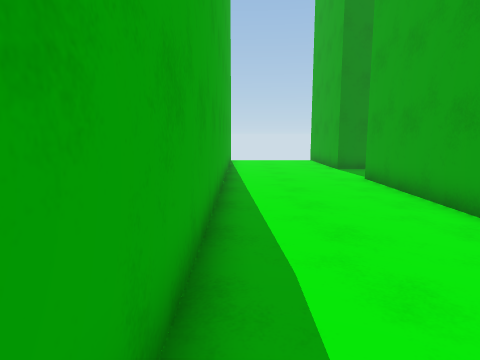
View 1 (above)

17 first-person views from a walk through a 3-D level made in the Unity game engine. The camera is 1.5 m above the floor, tilts 8° down and sees 75° across. The floor is counted in squares, 1 m on a side. Each view is taken from the middle of a square. On the plan, view 1 faces up. The plan holds only what a view shows up to about 15 squares ahead; the rest is blank. The place goes on beyond the plan. The player is left out.

View 2
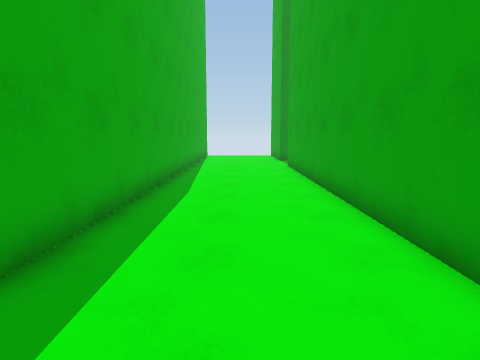

View 3
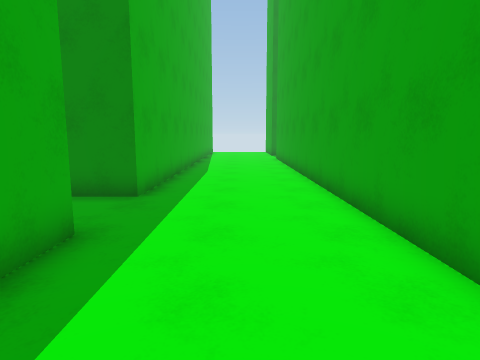

View 4
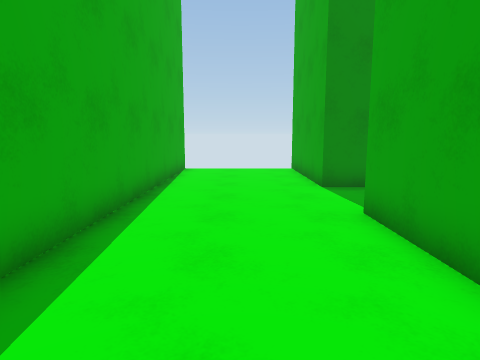

View 5
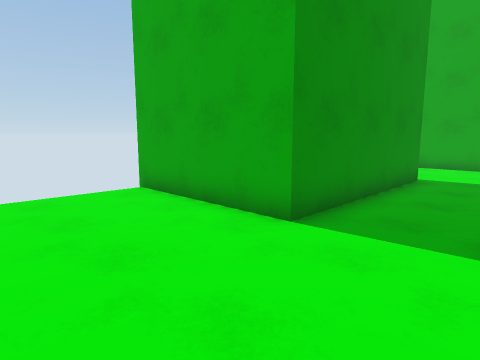

View 6
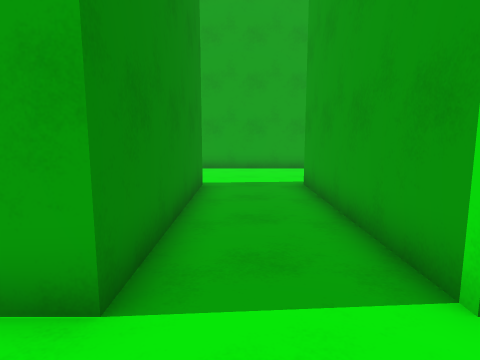

View 7
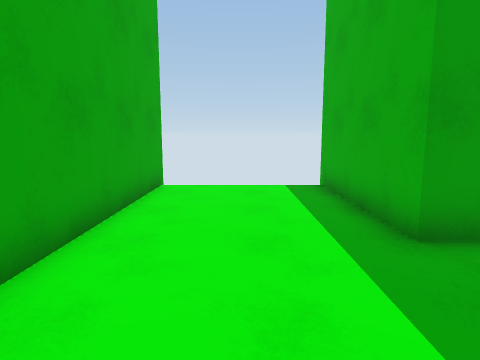

View 8
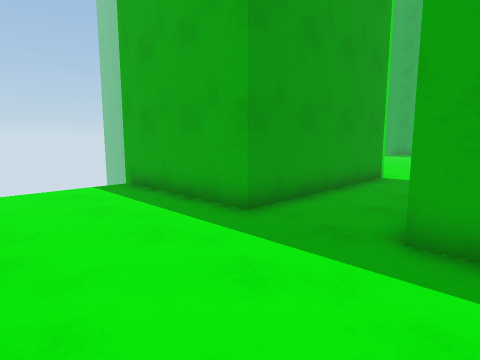

View 9
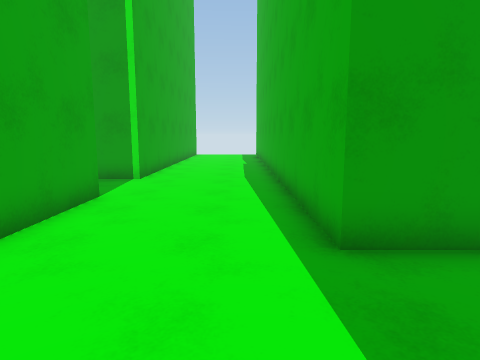

View 10
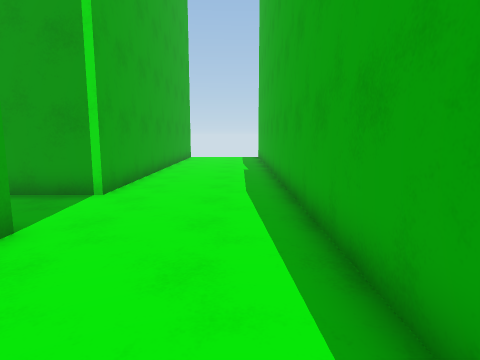

View 11
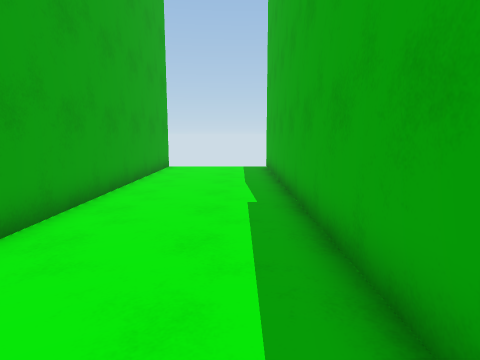

View 12
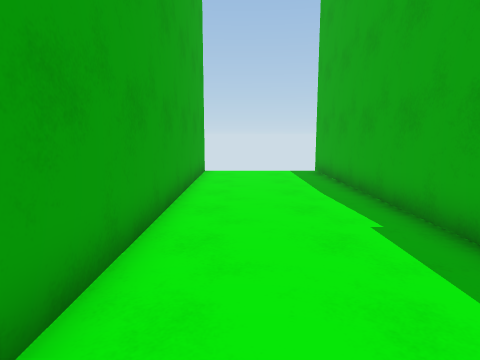

View 13
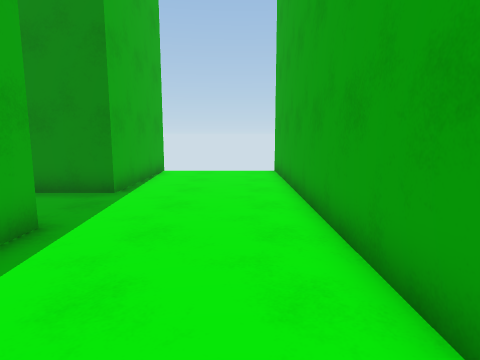

View 14
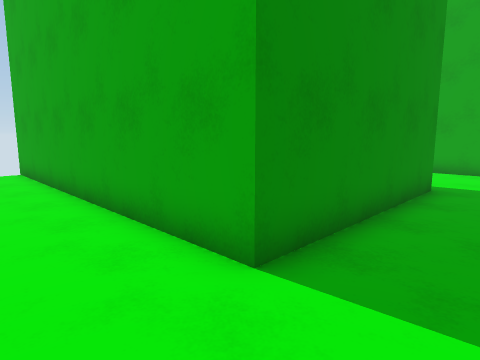

View 15
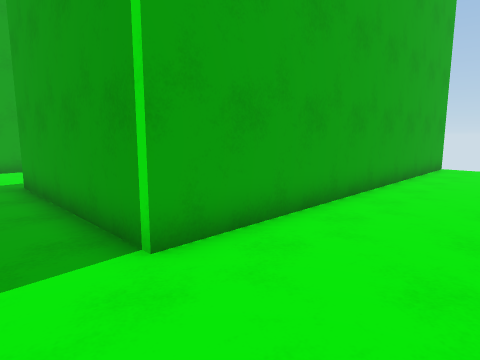

View 16
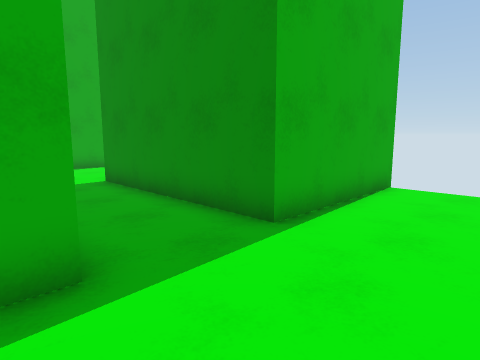

View 17
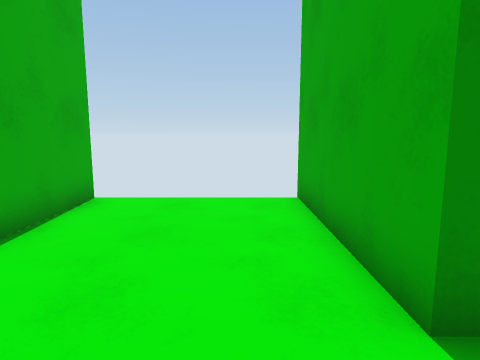

### Floor plan
Ten units are one square. View 1 is at (0, 0); x grows to the right and y downward. Boxes are objects, and circles mark ways between rooms. Rooms are numbered by the first view taken in them; rooms with no view inside come last. Other rooms are left out.
<svg viewBox="-10 -203 230 317">
<path fill="none" stroke="#000" d="M-5 53 -5 109M117 -142 44 -142 44 -198M-5 -195 -5 23M44 109 44 -110 117 -110M117 -110 117 109M215 -73 165 -73 165 -198M117 -198 117 -142M165 105 165 -41 215 -41"/>
<circle cx="115" cy="-125" r="3" fill="#2a7"/>
<text x="30" y="-50">1</text>
<text x="150" y="-50">2</text>
</svg>
Room 1 opens to room 2.

Where each view was taken, in squares from view 1:
view 1: 0 up, 0 right, facing up
view 2: 5 down, 2 right, facing up
view 3: 10 down, 2 right, facing up
view 4: 5 up, 2 right, facing up
view 5: 11 up, 0 right, facing up-right
view 6: 13 up, 2 right, facing right
view 7: 1 down, 2 right, facing down
view 8: 1 down, 4 right, facing down-left
view 9: 15 up, 13 right, facing down
view 10: 12 up, 13 right, facing down
view 11: 5 up, 13 right, facing down
view 12: 3 up, 15 right, facing down
view 13: 6 up, 15 right, facing up
view 14: 5 up, 14 right, facing up-right
view 15: 6 up, 13 right, facing down-right
view 16: 10 up, 15 right, facing up-left
view 17: 12 up, 3 right, facing up
